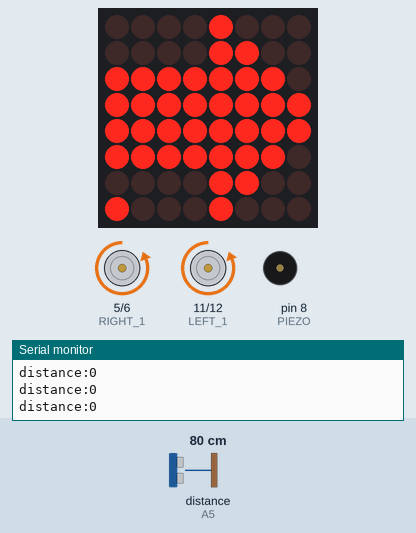
This sketch was run on a simulated Arduino Uno, built with avr-gcc and run on an emulated ATmega328P. Parts: 8×8 LED matrix, motor-driver pin pairs drawn as motors (green arrow = first pin HIGH = forward, orange = second pin HIGH = backward, longer = more drive), buzzer (waves = sounding), the last lines printed to the serial monitor. Wiring (inferred from the names in the program): ultrasonic range finder: trigger pin 7; echo A5. The inputs (shaded band) are chosen by the test bench; at power-on: distance to the obstacle (sensor on A5) 80 cm. The echo pulse lasts 58.3 µs per cm; random numbers use the default seed unless the sketch sets one.

Above: at 2.5 s.
2.6 s: distance to the obstacle (sensor on A5) set to 31 cm
5.6 s: distance to the obstacle (sensor on A5) set to 27 cm
At 6.8 s:
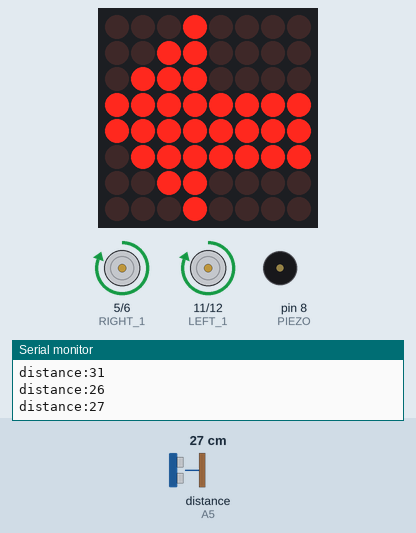
8.5 s: distance to the obstacle (sensor on A5) set to 5 cm
11.5 s: distance to the obstacle (sensor on A5) set to 2 cm
At 14.09 s:
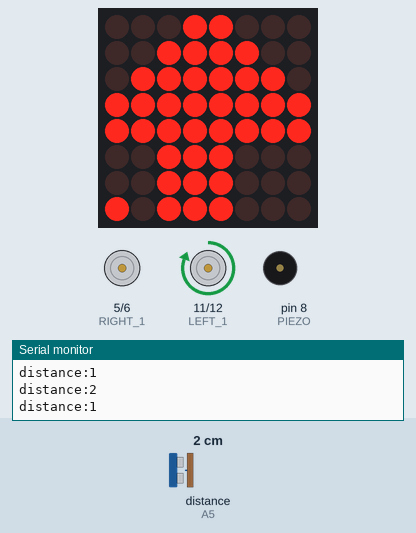
14.5 s: distance to the obstacle (sensor on A5) set to 4 cm
At 14.96 s:
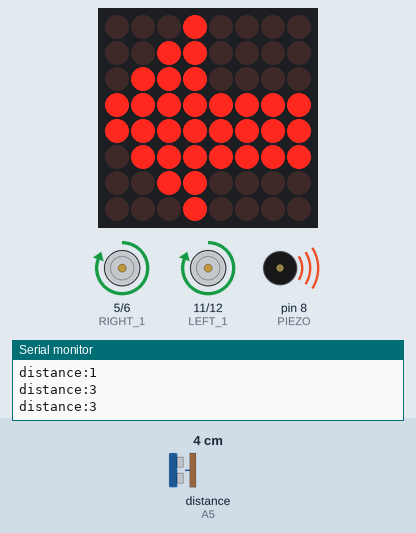
17.5 s: distance to the obstacle (sensor on A5) set to 120 cm
At 19.5 s:
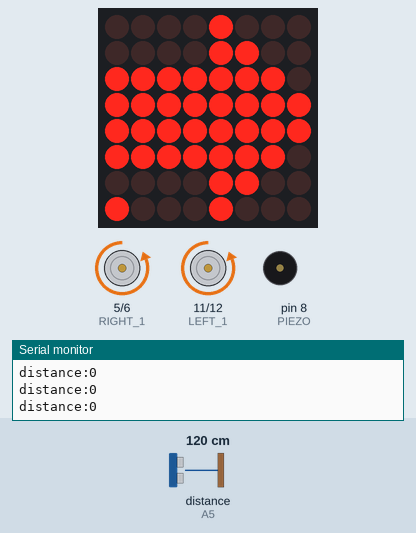
Timing chart, 0 to 21.5 s (numbered marks = the images above; inputs shaded):
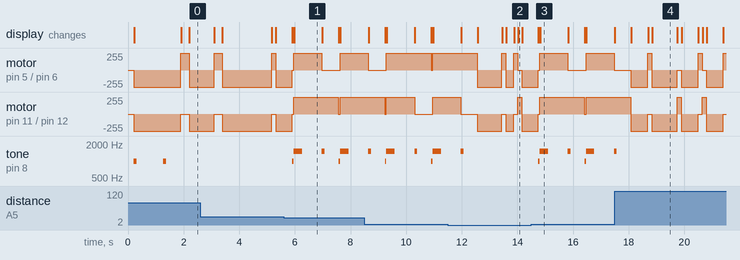

Measured:
- the behaviour switches between 30 and 29 cm on distance to the obstacle (sensor on A5) (found by bisection; images 0 and 1)
- the behaviour switches between 4 and 3 cm on distance to the obstacle (sensor on A5) (found by bisection; images 1 and 2)
- after the input at 5.6 s, tone on pin 8 (PIEZO): plays 1000 Hz for 0.05 s, 1500 Hz for 0.30 s, 1500 Hz for 0.10 s, 1000 Hz for 0.05 s, 1500 Hz for 0.30 s, starting after 0.31 s
- after the input at 14.5 s, tone on pin 8 (PIEZO): plays 1000 Hz for 0.05 s, 1500 Hz for 0.30 s, 1500 Hz for 0.10 s, 1000 Hz for 0.05 s, 1500 Hz for 0.30 s, 1500 Hz for 0.02 s, starting after 0.26 s
- by itself, tone on pin 8 (PIEZO): alternates 1000 Hz for 0.10 s and silent for 0.96 s
- what the display in image 1 shows lasts 1.0 s, from 6.0 s to 7.0 s
- what the display in image 4 shows lasts 1.0 s, from 18.8 s to 19.8 s

The sketch:

car_air_robot.ino
```cpp
#include "LedControlMS.h"
#include <SoftwareSerial.h>

/* 초음파 센서 */
#define TRIG 7   //초음파를 보내는  D7핀
#define ECHO A5  //초음파를 받는 D6핀

#define RIGHT_1  5  //motor ONE  PWM
#define RIGHT_2  6

#define LEFT_1  11    //motor TWO
#define LEFT_2  12

#define PIEZO 8

#define SPEED 220  //HIGH (90) , LOW(135)

     #define  DIN 4
     #define  CS  3
     #define  CLK 2


/* 속도 딜레이 */
#define LONG_SPEED   10
#define SHORT_SPEED  200   // HIGH 200, LOW 400
int toggle=0;


//DISTANCE 거리 부분 셋팅
#define DISTANCE 30

 #define NBR_MTX 1 // 8X8 LED Matrix를 몇개 사용할 지를 정한다. 현재 하나만 셋팅.
 LedControl lc=LedControl(DIN,CLK,CS, NBR_MTX); //8X8 LED Matrix 클래스를 세개의 핀으로 연결한다.

        byte up[] =   //비행기 이모티콘 모양
         {
             B00011000,
             B00111100,
             B01111110,
             B11111111,
             B00111100,
             B00111100,
             B00111100,
             B00111101
          };
          byte left[] =   //비행기 이모티콘 모양
         {
             B00011000,
             B00111000,
             B01111000,
             B11111111,
             B11111111,
             B01111111,
             B00111000,
             B00011001
          };
          byte right[] =   //비행기 이모티콘 모양
         {
             B00011000,
             B00011100,
             B00011110,
             B11111111,
             B11111111,
             B11111110,
             B00011100,
             B00011001
          };
          byte down[] =   //비행기 이모티콘 모양
         {
             B00011100,
             B00011100,
             B00011100,
             B00011100,
             B11111111,
             B01111110,
             B00111100,
             B00011000
          };

          byte all[] =   //비행기 이모티콘 모양
         {
             B11111111,
             B11111111,
             B11111111,
             B11111111,
             B11111111,
             B11111111,
             B11111111,
             B11111111

          };


void Forward();
void Backward();
long distance();
void Rightward();
void Leftward();
void Stop();


void setup()
{
  Serial.begin(9600);

  pinMode(RIGHT_1, OUTPUT);
  pinMode(RIGHT_2, OUTPUT);
  pinMode(LEFT_1, OUTPUT);
  pinMode(LEFT_2, OUTPUT);

  pinMode(PIEZO,OUTPUT);


   pinMode(TRIG,OUTPUT);
   pinMode(ECHO,INPUT);

    // 8X8 LED Matrix 클래스에  일일히 하나씩 LED 위치 등록하여 초기화
       for (int i=0; i< NBR_MTX; i++){
        lc.shutdown(i,false);
        lc.setIntensity(i,8);
        lc.clearDisplay(i);

        delay(200);
      }


   printByte(all);


   tone(PIEZO,1000,100);

   Forward();
   delay(1000);
   tone(PIEZO,1000,100);


}

void loop()
{
      distance_check();
      delay(20);
}


long distance(){
        // put your main code here, to run repeatedly:
         digitalWrite(TRIG,LOW);
         delayMicroseconds(20);
         digitalWrite(TRIG,HIGH);
         delayMicroseconds(50);
         digitalWrite(TRIG,LOW);

         long distance = pulseIn(ECHO,HIGH,4800)/58;  //1m

         Serial.print("distance:");
         Serial.println(distance);

         return distance;
       }


/*
 *    앞으로 이동
 */

  void Backward() {

      //Motor one
      tone(8,1500,300);
      digitalWrite(RIGHT_1, HIGH);  //125
      digitalWrite(RIGHT_2, LOW);

      //Motor Two
      digitalWrite(LEFT_1, HIGH); //125
      digitalWrite(LEFT_2, LOW);
      lc.clearAll();
      printByte(down);

      delay(1000);
      tone(8,1500,100);

  }


  /*
  *  후진으로 이동
  */

    void Forward() {
     // Motor one

      digitalWrite(RIGHT_1, LOW);
      digitalWrite(RIGHT_2, SPEED);

      // Motor Two
      digitalWrite(LEFT_1, LOW);
      digitalWrite(LEFT_2, SPEED);

      lc.clearAll();
      printByte(up);

      delay(50);

    }


    void Rightward() {


     //Motor one
      digitalWrite(RIGHT_1, HIGH);
      digitalWrite(RIGHT_2, LOW);

      //Motor Two
      digitalWrite(LEFT_1, 0);
      digitalWrite(LEFT_2, LOW);
      lc.clearAll();
      printByte(right);

      delay(50);

    }


   void Leftward() {


        //Motor One
            digitalWrite(RIGHT_1, LOW);
            digitalWrite(RIGHT_2, LOW);

            //Motor Two
            digitalWrite(LEFT_1,HIGH);
            digitalWrite(LEFT_2, LOW);
             lc.clearAll();
            printByte(left);
            delay(50);


   }


     void Stop() {

       // stop Motor
      digitalWrite(RIGHT_1, LOW);
      digitalWrite(RIGHT_2, LOW);
      digitalWrite(LEFT_1, LOW);
      digitalWrite(LEFT_2, LOW);

      printByte(all);

      tone(PIEZO,1000,200);

      delay(50);

     }


      void distance_check(){

          int check1 = distance();
          int check2 = distance();
          delay(10);


              if( (2 < check1 && DISTANCE > check1) && (2< check2 && DISTANCE > check2)) { //체크 될 경우에...
                 Stop();
                 Backward();


                     toggle = random(2,4);
                     if(toggle == 2){
                             Leftward(); delay(500);
                            }else{ // toggle 다른 값
                              //toggle if
                              Rightward(); delay(500);
                            }

               } // if


               else{
                toggle = random(1,6);

                  if(toggle == 2 ){
                  Leftward();
                  delay(50);

                  } else if(toggle == 4){
                    Rightward();
                    delay(50);

                  }else{
                    Forward();
                    delay(200);
                  }
               }
      }

  void printByte(byte character [])
            {
              int i = 0;
              for(i=0;i<8;i++)
              {
                lc.setColumn(0,7-i,character[i]);
              }
           }
```
